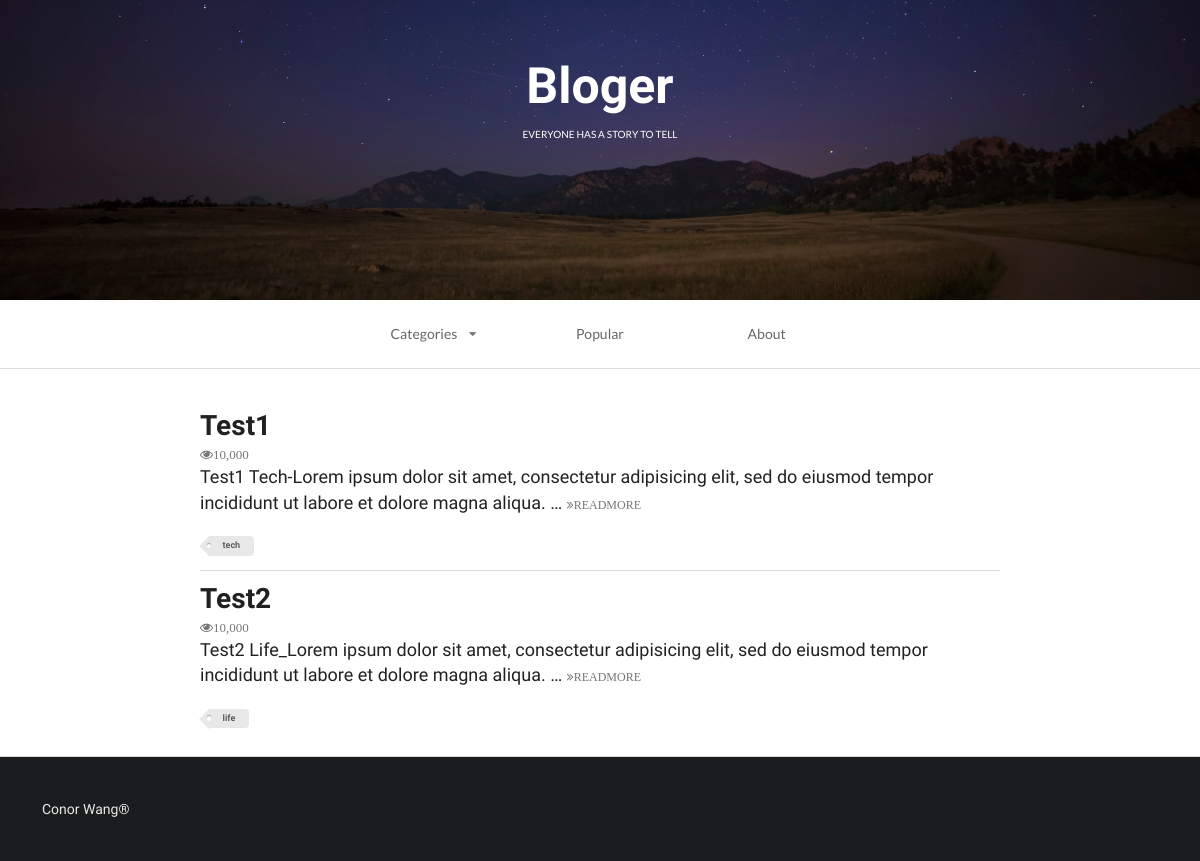
/index, run on the app's committed database.
### firstapp/models.py (models this page shows, shortened)
class Article(models.Model):
    TAG_CHOICES = (
        ('tech', 'Tech'),
        ('life', 'Life'),
    )
    headline = models.CharField(null=True, blank=True, max_length=500)
    content = models.TextField(null=True, blank=True)
    tag = models.CharField(null=True, blank=True, max_length=5, choices=TAG_CHOICES)

### firstapp/views.py (the view)
# urls.py: url(r'^index', index, name='index'),
def index(request):
    requestGET = request.GET.get('tag')
    if requestGET:
        article_list = Article.objects.filter(tag=requestGET)
    else:
        article_list = Article.objects.all()
    context = {}
    context['article_list'] = article_list
    index_page = render(request, 'index.html', context)
    return index_page

### firstapp/templates/index.html (shortened to what this page needs)
<!DOCTYPE html>
{% load staticfiles %}
<html>
    <head>
        <link rel="stylesheet" href="{% static 'css/semantic.css' %}"  media="screen" title="no title" charset="utf-8">
    </head>
    <body>
        <div class="ui inverted vertical  segment masthead">
            <h1 class="ui center aligned header blogslogon" style="font-size:50px;font-family: 'Raleway', sans-serif!important;">
                Bloger
                <p class="ui sub header">
                    everyone has a story to tell
                </p>
            </h1>
        </div>
        <div class="ui container nav">
            <div class="ui borderless text three item menu ">
                <div class="ui simple dropdown item">
                    Categories
                    <i class="dropdown icon"></i>
                </div>
                <a class="item">
                    Popular
                </a>
                <a class="item">
                    About
                </a>
            </div>
        </div>
        <div class="ui divider"></div>
        <div class="ui  vertical segment">
            {% for article in article_list %}
                <div class="ui container vertical segment">
                    <a href="{% url 'detail' article.id %}">
                        <h1 class="ui header">
                            {{ article.headline }}
                        </h1>
                    </a>
                    <i class="icon grey small unhide">10,000</i>
                    <p>
                        {{ article.content|truncatewords:20 }}
                        <a href="{% url 'detail' article.id %}">
                            <i class="angle tiny double grey right icon">READMORE</i>
                        </a>
                    </p>
                    <div class="ui mini tag label">
                        {{ article.tag }}
                    </div>
                </div>
            {% endfor %}
        </div>
        <div class="ui inverted  vertical very padded  segment">
            Conor Wang®
        </div>
    </body>
</html>

### data on the page
Article: headline "Test1", content "Test1 Tech-Lorem ipsum dolor sit amet, consectetur adipisicing elit, sed do eiusmod tempor incididunt ut labore et dolore magna aliqua. …", tag "tech"
Article: headline "Test2", content "Test2 Life_Lorem ipsum dolor sit amet, consectetur adipisicing elit, sed do eiusmod tempor incididunt ut labore et dolore magna aliqua. …", tag "life"
